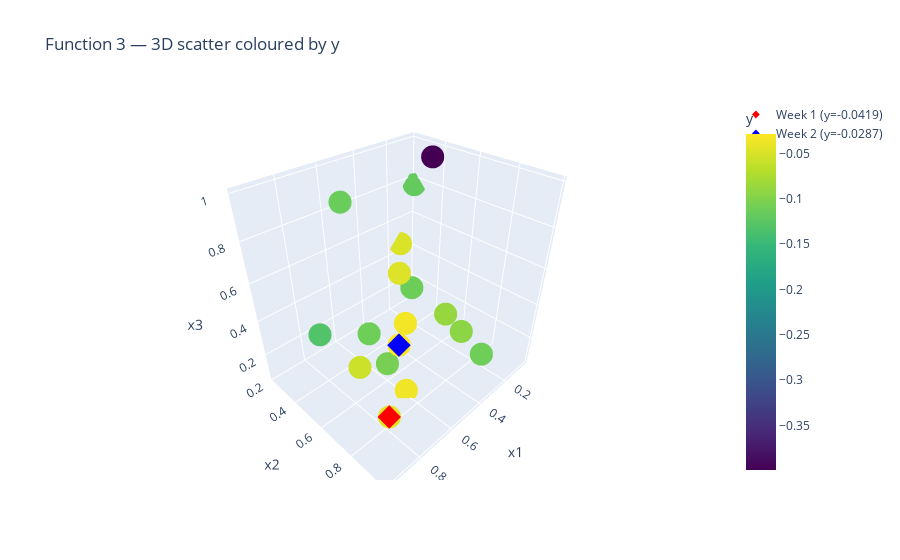

The cell this chart's notebook holds for it:
### Code cell
# --- 1. Carga ---
X = np.load(DATA_DIR / "initial_inputs.npy", allow_pickle=True)
y = np.load(DATA_DIR / "initial_outputs.npy", allow_pickle=True).ravel()
X = np.asarray(X, dtype=float)
y = np.asarray(y, dtype=float)

print(f"Shape X: {X.shape}, Shape y: {y.shape}")
print(f"y stats: min={y.min():.4f}  max={y.max():.4f}  mean={y.mean():.4f}  std={y.std():.4f}")
# === Week 1 : input -> , output ->     np.float64(-0.04185694811542118),
w1_input = np.array([0.94995968,0.98491081,0.40447853], dtype=float) 
w1_output = float(-0.04185694811542118)  # 

w2_input = np.array([0.741774, 0.823083, 0.500825], dtype=float) 
w2_output = float(-0.028695780761497047)  # 

X_prev, y_prev = X.copy(), y.copy()  # para colorear y anclar TR

# Actualizamos el dataset
X = np.vstack([X, w1_input, w2_input])
y = np.append(y, [w1_output, w2_output])

print(f"Week 1 added: x={w1_input}, y={w1_output}")
print(f"Week 2 added: x={w2_input}, y={w2_output}")
print(f"Updated shapes: X={X.shape}, y={y.shape}")

# Dispersión por pares (pairplot) coloreado por y (discretizado en quantiles)
df = pd.DataFrame(X, columns=["x1","x2","x3"])
# discretizamos y a bins para hue categórico
q = pd.qcut(pd.Series(y), q=min(6, max(2, len(y)//3)), duplicates="drop")
df["y_bin"] = q.astype(str)
sns.pairplot(df, hue="y_bin", corner=True, diag_kind="kde", palette="viridis")
plt.suptitle("Function 3 — Pairplot (y binned)", y=1.02)
plt.show()

# 3D scatter (si no tienes plotly, nos quedamos con pairplot)
try:
    import plotly.express as px
    fig = px.scatter_3d(x=X[:,0], y=X[:,1], z=X[:,2], color=y, color_continuous_scale="viridis",
                        title="Function 3 — 3D scatter coloured by y",
                        labels={"x":"x1","y":"x2","z":"x3","color":"y"})
    fig.add_scatter3d(x=[w1_input[0]], y=[w1_input[1]], z=[w1_input[2]],
                        mode="markers", marker=dict(size=6, color="red", symbol="diamond"),
                        name=f"Week 1 (y={w1_output:.4f})")
    fig.add_scatter3d(x=[w2_input[0]], y=[w2_input[1]], z=[w2_input[2]],
                        mode="markers", marker=dict(size=6, color="blue", symbol="diamond"),
                        name=f"Week 2 (y={w2_output:.4f})")
    
    fig.show()
except Exception as e:
    print("[INFO] plotly no disponible, continúa con pairplot.")

### Figure 1 — Plotly figure (JSON) as saved in the notebook; plotly's stock layout.template omitted (floating-point values rounded to 4 significant figures)
{"data": [{"hovertemplate": "x1=%{x}<br>x2=%{y}<br>x3=%{z}<br>y=%{marker.color}<extra></extra>", "legendgroup": "", "marker": {"color": [-0.1121, -0.08796, -0.1114, -0.03484, -0.04801, -0.1106, -0.3989, -0.1139, -0.1315, -0.09419, -0.04695, -0.106, -0.118, -0.03638, -0.05676, -0.04186, -0.0287], "coloraxis": "coloraxis", "symbol": "circle"}, "mode": "markers", "name": "", "scene": "scene", "showlegend": false, "type": "scatter3d", "x": [0.1715, 0.2421, 0.5349, 0.4926, 0.1346, 0.3455, 0.1518, 0.6455, 0.7469, 0.1705, 0.2205, 0.666, 0.04681, 0.6001, 0.966, 0.95, 0.7418], "y": [0.3439, 0.6441, 0.3985, 0.6116, 0.2199, 0.9414, 0.44, 0.3971, 0.2842, 0.697, 0.2978, 0.672, 0.2314, 0.7251, 0.8611, 0.9849, 0.8231], "z": [0.2487, 0.2724, 0.1734, 0.3402, 0.4582, 0.2694, 0.9909, 0.9198, 0.2263, 0.1492, 0.3436, 0.2463, 0.7706, 0.06609, 0.5668, 0.4045, 0.5008]}, {"marker": {"color": "red", "size": 6, "symbol": "diamond"}, "mode": "markers", "name": "Week 1 (y=-0.0419)", "type": "scatter3d", "x": [0.95], "y": [0.9849], "z": [0.4045]}, {"marker": {"color": "blue", "size": 6, "symbol": "diamond"}, "mode": "markers", "name": "Week 2 (y=-0.0287)", "type": "scatter3d", "x": [0.7418], "y": [0.8231], "z": [0.5008]}], "layout": {"coloraxis": {"colorbar": {"title": {"text": "y"}}, "colorscale": [[0, "#440154"], [0.1111, "#482878"], [0.2222, "#3e4989"], [0.3333, "#31688e"], [0.4444, "#26828e"], [0.5556, "#1f9e89"], [0.6667, "#35b779"], [0.7778, "#6ece58"], [0.8889, "#b5de2b"], [1, "#fde725"]]}, "legend": {"tracegroupgap": 0}, "scene": {"domain": {"x": [0, 1], "y": [0, 1]}, "xaxis": {"title": {"text": "x1"}}, "yaxis": {"title": {"text": "x2"}}, "zaxis": {"title": {"text": "x3"}}}, "title": {"text": "Function 3 — 3D scatter coloured by y"}}}
